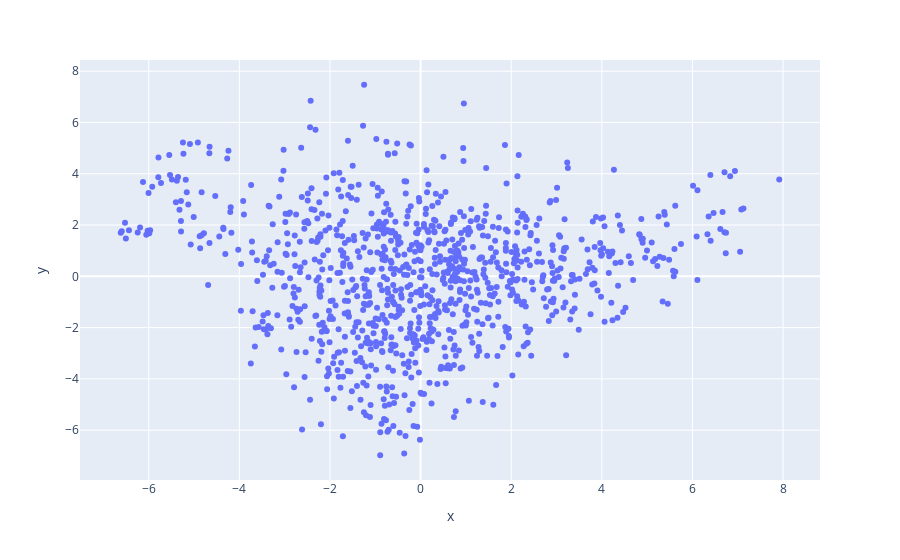

Notebook source saved alongside this figure:
### Markdown cell above
Hover a mouse over there and see if you can identify the clusters!

### Code cell
import plotly.express as px


fig = px.scatter(x=word_vectors_pca[:, 0], y=word_vectors_pca[:, 1], hover_name=words)
fig.show()

### Figure 1 — Plotly figure (JSON) as saved in the notebook; plotly's stock layout.template omitted (floating-point values rounded to 4 significant figures; data arrays with more than 128 entries replaced by an {"elided": "..."} marker saying what was removed)
{"data": [{"hovertemplate": "<b>%{hovertext}</b><br><br>x=%{x}<br>y=%{y}<extra></extra>", "hovertext": {"elided": "1000 str values"}, "legendgroup": "", "marker": {"color": "#636efa", "symbol": "circle"}, "mode": "markers", "name": "", "orientation": "v", "showlegend": false, "type": "scatter", "x": {"elided": "1000 float values"}, "xaxis": "x", "y": {"elided": "1000 float values"}, "yaxis": "y"}], "layout": {"legend": {"tracegroupgap": 0}, "margin": {"t": 60}, "xaxis": {"anchor": "y", "domain": [0, 1], "title": {"text": "x"}}, "yaxis": {"anchor": "x", "domain": [0, 1], "title": {"text": "y"}}}}
